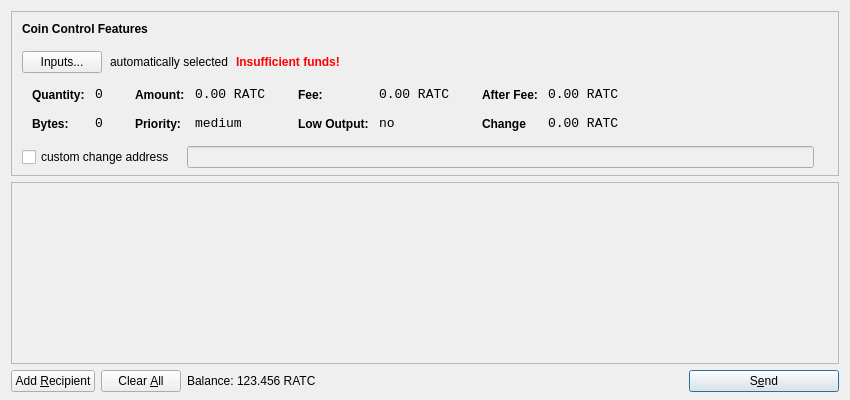
<?xml version="1.0" encoding="UTF-8"?>
<ui version="4.0">
 <class>SendCoinsDialog</class>
 <widget class="QDialog" name="SendCoinsDialog">
  <property name="geometry">
   <rect>
    <x>0</x>
    <y>0</y>
    <width>850</width>
    <height>400</height>
   </rect>
  </property>
  <property name="windowTitle">
   <string>Send Coins</string>
  </property>
  <layout class="QVBoxLayout" name="verticalLayout" stretch="0,1,0">
   <property name="bottomMargin">
    <number>8</number>
   </property>
   <item>
    <widget class="QFrame" name="frameCoinControl">
     <property name="sizePolicy">
      <sizepolicy hsizetype="Expanding" vsizetype="Expanding">
       <horstretch>0</horstretch>
       <verstretch>0</verstretch>
      </sizepolicy>
     </property>
     <property name="maximumSize">
      <size>
       <width>16777215</width>
       <height>16777215</height>
      </size>
     </property>
     <property name="frameShape">
      <enum>QFrame::StyledPanel</enum>
     </property>
     <property name="frameShadow">
      <enum>QFrame::Sunken</enum>
     </property>
     <layout class="QVBoxLayout" name="verticalLayoutCoinControl2">
      <property name="spacing">
       <number>6</number>
      </property>
      <property name="leftMargin">
       <number>0</number>
      </property>
      <property name="topMargin">
       <number>0</number>
      </property>
      <property name="rightMargin">
       <number>0</number>
      </property>
      <property name="bottomMargin">
       <number>6</number>
      </property>
      <item>
       <layout class="QVBoxLayout" name="verticalLayoutCoinControl" stretch="0,0,0,0,1">
        <property name="spacing">
         <number>0</number>
        </property>
        <property name="leftMargin">
         <number>10</number>
        </property>
        <property name="topMargin">
         <number>10</number>
        </property>
        <item>
         <layout class="QHBoxLayout" name="horizontalLayoutCoinControl1">
          <property name="bottomMargin">
           <number>15</number>
          </property>
          <item>
           <widget class="QLabel" name="labelCoinControlFeatures">
            <property name="sizePolicy">
             <sizepolicy hsizetype="Preferred" vsizetype="Maximum">
              <horstretch>0</horstretch>
              <verstretch>0</verstretch>
             </sizepolicy>
            </property>
            <property name="font">
             <font>
              <weight>75</weight>
              <bold>true</bold>
             </font>
            </property>
            <property name="styleSheet">
             <string notr="true">font-weight:bold;</string>
            </property>
            <property name="text">
             <string>Coin Control Features</string>
            </property>
           </widget>
          </item>
         </layout>
        </item>
        <item>
         <layout class="QHBoxLayout" name="horizontalLayoutCoinControl2" stretch="0,0,0,0">
          <property name="spacing">
           <number>8</number>
          </property>
          <property name="bottomMargin">
           <number>10</number>
          </property>
          <item>
           <widget class="QPushButton" name="pushButtonCoinControl">
            <property name="styleSheet">
             <string notr="true"/>
            </property>
            <property name="text">
             <string>Inputs...</string>
            </property>
           </widget>
          </item>
          <item>
           <widget class="QLabel" name="labelCoinControlAutomaticallySelected">
            <property name="text">
             <string>automatically selected</string>
            </property>
            <property name="margin">
             <number>5</number>
            </property>
           </widget>
          </item>
          <item>
           <widget class="QLabel" name="labelCoinControlInsuffFunds">
            <property name="font">
             <font>
              <weight>75</weight>
              <bold>true</bold>
             </font>
            </property>
            <property name="styleSheet">
             <string notr="true">color:red;font-weight:bold;</string>
            </property>
            <property name="text">
             <string>Insufficient funds!</string>
            </property>
            <property name="margin">
             <number>5</number>
            </property>
           </widget>
          </item>
          <item>
           <spacer name="horizontalSpacerCoinControl">
            <property name="orientation">
             <enum>Qt::Horizontal</enum>
            </property>
            <property name="sizeHint" stdset="0">
             <size>
              <width>40</width>
              <height>1</height>
             </size>
            </property>
           </spacer>
          </item>
         </layout>
        </item>
        <item>
         <widget class="QWidget" name="widgetCoinControl" native="true">
          <property name="sizePolicy">
           <sizepolicy hsizetype="Preferred" vsizetype="Preferred">
            <horstretch>0</horstretch>
            <verstretch>0</verstretch>
           </sizepolicy>
          </property>
          <property name="minimumSize">
           <size>
            <width>0</width>
            <height>0</height>
           </size>
          </property>
          <property name="styleSheet">
           <string notr="true"/>
          </property>
          <layout class="QHBoxLayout" name="horizontalLayoutCoinControl5">
           <property name="leftMargin">
            <number>0</number>
           </property>
           <property name="topMargin">
            <number>0</number>
           </property>
           <property name="rightMargin">
            <number>0</number>
           </property>
           <property name="bottomMargin">
            <number>0</number>
           </property>
           <item>
            <layout class="QHBoxLayout" name="horizontalLayoutCoinControl3" stretch="0,0,0,1">
             <property name="spacing">
              <number>20</number>
             </property>
             <property name="topMargin">
              <number>0</number>
             </property>
             <property name="bottomMargin">
              <number>10</number>
             </property>
             <item>
              <layout class="QFormLayout" name="formLayoutCoinControl1">
               <property name="horizontalSpacing">
                <number>10</number>
               </property>
               <property name="verticalSpacing">
                <number>14</number>
               </property>
               <property name="leftMargin">
                <number>10</number>
               </property>
               <property name="topMargin">
                <number>4</number>
               </property>
               <property name="rightMargin">
                <number>6</number>
               </property>
               <item row="0" column="0">
                <widget class="QLabel" name="labelCoinControlQuantityText">
                 <property name="styleSheet">
                  <string notr="true">font-weight:bold;</string>
                 </property>
                 <property name="text">
                  <string>Quantity:</string>
                 </property>
                 <property name="margin">
                  <number>0</number>
                 </property>
                </widget>
               </item>
               <item row="0" column="1">
                <widget class="QLabel" name="labelCoinControlQuantity">
                 <property name="font">
                  <font>
                   <family>Monospace</family>
                   <pointsize>10</pointsize>
                  </font>
                 </property>
                 <property name="cursor">
                  <cursorShape>IBeamCursor</cursorShape>
                 </property>
                 <property name="contextMenuPolicy">
                  <enum>Qt::ActionsContextMenu</enum>
                 </property>
                 <property name="text">
                  <string>0</string>
                 </property>
                 <property name="margin">
                  <number>0</number>
                 </property>
                 <property name="textInteractionFlags">
                  <set>Qt::LinksAccessibleByMouse|Qt::TextSelectableByKeyboard|Qt::TextSelectableByMouse</set>
                 </property>
                </widget>
               </item>
               <item row="1" column="0">
                <widget class="QLabel" name="labelCoinControlBytesText">
                 <property name="styleSheet">
                  <string notr="true">font-weight:bold;</string>
                 </property>
                 <property name="text">
                  <string>Bytes:</string>
                 </property>
                </widget>
               </item>
               <item row="1" column="1">
                <widget class="QLabel" name="labelCoinControlBytes">
                 <property name="font">
                  <font>
                   <family>Monospace</family>
                   <pointsize>10</pointsize>
                  </font>
                 </property>
                 <property name="cursor">
                  <cursorShape>IBeamCursor</cursorShape>
                 </property>
                 <property name="contextMenuPolicy">
                  <enum>Qt::ActionsContextMenu</enum>
                 </property>
                 <property name="text">
                  <string>0</string>
                 </property>
                 <property name="textInteractionFlags">
                  <set>Qt::LinksAccessibleByMouse|Qt::TextSelectableByKeyboard|Qt::TextSelectableByMouse</set>
                 </property>
                </widget>
               </item>
              </layout>
             </item>
             <item>
              <layout class="QFormLayout" name="formLayoutCoinControl2">
               <property name="horizontalSpacing">
                <number>10</number>
               </property>
               <property name="verticalSpacing">
                <number>14</number>
               </property>
               <property name="leftMargin">
                <number>6</number>
               </property>
               <property name="topMargin">
                <number>4</number>
               </property>
               <property name="rightMargin">
                <number>6</number>
               </property>
               <item row="0" column="0">
                <widget class="QLabel" name="labelCoinControlAmountText">
                 <property name="styleSheet">
                  <string notr="true">font-weight:bold;</string>
                 </property>
                 <property name="text">
                  <string>Amount:</string>
                 </property>
                 <property name="margin">
                  <number>0</number>
                 </property>
                </widget>
               </item>
               <item row="0" column="1">
                <widget class="QLabel" name="labelCoinControlAmount">
                 <property name="font">
                  <font>
                   <family>Monospace</family>
                   <pointsize>10</pointsize>
                  </font>
                 </property>
                 <property name="cursor">
                  <cursorShape>IBeamCursor</cursorShape>
                 </property>
                 <property name="contextMenuPolicy">
                  <enum>Qt::ActionsContextMenu</enum>
                 </property>
                 <property name="text">
                  <string>0.00 RATC</string>
                 </property>
                 <property name="textInteractionFlags">
                  <set>Qt::LinksAccessibleByMouse|Qt::TextSelectableByKeyboard|Qt::TextSelectableByMouse</set>
                 </property>
                </widget>
               </item>
               <item row="1" column="0">
                <widget class="QLabel" name="labelCoinControlPriorityText">
                 <property name="styleSheet">
                  <string notr="true">font-weight:bold;</string>
                 </property>
                 <property name="text">
                  <string>Priority:</string>
                 </property>
                </widget>
               </item>
               <item row="1" column="1">
                <widget class="QLabel" name="labelCoinControlPriority">
                 <property name="font">
                  <font>
                   <family>Monospace</family>
                   <pointsize>10</pointsize>
                  </font>
                 </property>
                 <property name="cursor">
                  <cursorShape>IBeamCursor</cursorShape>
                 </property>
                 <property name="contextMenuPolicy">
                  <enum>Qt::ActionsContextMenu</enum>
                 </property>
                 <property name="text">
                  <string>medium</string>
                 </property>
                 <property name="textInteractionFlags">
                  <set>Qt::LinksAccessibleByMouse|Qt::TextSelectableByKeyboard|Qt::TextSelectableByMouse</set>
                 </property>
                </widget>
               </item>
              </layout>
             </item>
             <item>
              <layout class="QFormLayout" name="formLayoutCoinControl3">
               <property name="horizontalSpacing">
                <number>10</number>
               </property>
               <property name="verticalSpacing">
                <number>14</number>
               </property>
               <property name="leftMargin">
                <number>6</number>
               </property>
               <property name="topMargin">
                <number>4</number>
               </property>
               <property name="rightMargin">
                <number>6</number>
               </property>
               <item row="0" column="0">
                <widget class="QLabel" name="labelCoinControlFeeText">
                 <property name="styleSheet">
                  <string notr="true">font-weight:bold;</string>
                 </property>
                 <property name="text">
                  <string>Fee:</string>
                 </property>
                 <property name="margin">
                  <number>0</number>
                 </property>
                </widget>
               </item>
               <item row="0" column="1">
                <widget class="QLabel" name="labelCoinControlFee">
                 <property name="font">
                  <font>
                   <family>Monospace</family>
                   <pointsize>10</pointsize>
                  </font>
                 </property>
                 <property name="cursor">
                  <cursorShape>IBeamCursor</cursorShape>
                 </property>
                 <property name="contextMenuPolicy">
                  <enum>Qt::ActionsContextMenu</enum>
                 </property>
                 <property name="text">
                  <string>0.00 RATC</string>
                 </property>
                 <property name="textInteractionFlags">
                  <set>Qt::LinksAccessibleByMouse|Qt::TextSelectableByKeyboard|Qt::TextSelectableByMouse</set>
                 </property>
                </widget>
               </item>
               <item row="1" column="0">
                <widget class="QLabel" name="labelCoinControlLowOutputText">
                 <property name="styleSheet">
                  <string notr="true">font-weight:bold;</string>
                 </property>
                 <property name="text">
                  <string>Low Output:</string>
                 </property>
                </widget>
               </item>
               <item row="1" column="1">
                <widget class="QLabel" name="labelCoinControlLowOutput">
                 <property name="font">
                  <font>
                   <family>Monospace</family>
                   <pointsize>10</pointsize>
                  </font>
                 </property>
                 <property name="cursor">
                  <cursorShape>IBeamCursor</cursorShape>
                 </property>
                 <property name="contextMenuPolicy">
                  <enum>Qt::ActionsContextMenu</enum>
                 </property>
                 <property name="text">
                  <string>no</string>
                 </property>
                 <property name="textInteractionFlags">
                  <set>Qt::LinksAccessibleByMouse|Qt::TextSelectableByKeyboard|Qt::TextSelectableByMouse</set>
                 </property>
                </widget>
               </item>
              </layout>
             </item>
             <item>
              <layout class="QFormLayout" name="formLayoutCoinControl4">
               <property name="horizontalSpacing">
                <number>10</number>
               </property>
               <property name="verticalSpacing">
                <number>14</number>
               </property>
               <property name="leftMargin">
                <number>6</number>
               </property>
               <property name="topMargin">
                <number>4</number>
               </property>
               <property name="rightMargin">
                <number>6</number>
               </property>
               <item row="0" column="0">
                <widget class="QLabel" name="labelCoinControlAfterFeeText">
                 <property name="styleSheet">
                  <string notr="true">font-weight:bold;</string>
                 </property>
                 <property name="text">
                  <string>After Fee:</string>
                 </property>
                 <property name="margin">
                  <number>0</number>
                 </property>
                </widget>
               </item>
               <item row="0" column="1">
                <widget class="QLabel" name="labelCoinControlAfterFee">
                 <property name="font">
                  <font>
                   <family>Monospace</family>
                   <pointsize>10</pointsize>
                  </font>
                 </property>
                 <property name="cursor">
                  <cursorShape>IBeamCursor</cursorShape>
                 </property>
                 <property name="contextMenuPolicy">
                  <enum>Qt::ActionsContextMenu</enum>
                 </property>
                 <property name="text">
                  <string>0.00 RATC</string>
                 </property>
                 <property name="textInteractionFlags">
                  <set>Qt::LinksAccessibleByMouse|Qt::TextSelectableByKeyboard|Qt::TextSelectableByMouse</set>
                 </property>
                </widget>
               </item>
               <item row="1" column="0">
                <widget class="QLabel" name="labelCoinControlChangeText">
                 <property name="styleSheet">
                  <string notr="true">font-weight:bold;</string>
                 </property>
                 <property name="text">
                  <string>Change</string>
                 </property>
                </widget>
               </item>
               <item row="1" column="1">
                <widget class="QLabel" name="labelCoinControlChange">
                 <property name="font">
                  <font>
                   <family>Monospace</family>
                   <pointsize>10</pointsize>
                  </font>
                 </property>
                 <property name="cursor">
                  <cursorShape>IBeamCursor</cursorShape>
                 </property>
                 <property name="contextMenuPolicy">
                  <enum>Qt::ActionsContextMenu</enum>
                 </property>
                 <property name="text">
                  <string>0.00 RATC</string>
                 </property>
                 <property name="textInteractionFlags">
                  <set>Qt::LinksAccessibleByMouse|Qt::TextSelectableByKeyboard|Qt::TextSelectableByMouse</set>
                 </property>
                </widget>
               </item>
              </layout>
             </item>
            </layout>
           </item>
          </layout>
         </widget>
        </item>
        <item>
         <layout class="QHBoxLayout" name="horizontalLayoutCoinControl4" stretch="0,0,0">
          <property name="spacing">
           <number>12</number>
          </property>
          <property name="sizeConstraint">
           <enum>QLayout::SetDefaultConstraint</enum>
          </property>
          <property name="topMargin">
           <number>5</number>
          </property>
          <property name="rightMargin">
           <number>5</number>
          </property>
          <item>
           <widget class="QCheckBox" name="checkBoxCoinControlChange">
            <property name="text">
             <string>custom change address</string>
            </property>
           </widget>
          </item>
          <item>
           <widget class="QLineEdit" name="lineEditCoinControlChange">
            <property name="enabled">
             <bool>false</bool>
            </property>
            <property name="sizePolicy">
             <sizepolicy hsizetype="Expanding" vsizetype="Fixed">
              <horstretch>0</horstretch>
              <verstretch>0</verstretch>
             </sizepolicy>
            </property>
           </widget>
          </item>
          <item>
           <widget class="QLabel" name="labelCoinControlChangeLabel">
            <property name="sizePolicy">
             <sizepolicy hsizetype="Preferred" vsizetype="Expanding">
              <horstretch>0</horstretch>
              <verstretch>0</verstretch>
             </sizepolicy>
            </property>
            <property name="minimumSize">
             <size>
              <width>0</width>
              <height>0</height>
             </size>
            </property>
            <property name="text">
             <string/>
            </property>
            <property name="margin">
             <number>3</number>
            </property>
           </widget>
          </item>
         </layout>
        </item>
        <item>
         <spacer name="verticalSpacerCoinControl">
          <property name="orientation">
           <enum>Qt::Vertical</enum>
          </property>
          <property name="sizeHint" stdset="0">
           <size>
            <width>800</width>
            <height>1</height>
           </size>
          </property>
         </spacer>
        </item>
       </layout>
      </item>
     </layout>
    </widget>
   </item>
   <item>
    <widget class="QScrollArea" name="scrollArea">
     <property name="widgetResizable">
      <bool>true</bool>
     </property>
     <widget class="QWidget" name="scrollAreaWidgetContents">
      <property name="geometry">
       <rect>
        <x>0</x>
        <y>0</y>
        <width>828</width>
        <height>162</height>
       </rect>
      </property>
      <layout class="QVBoxLayout" name="verticalLayout_2">
       <property name="leftMargin">
        <number>0</number>
       </property>
       <property name="topMargin">
        <number>0</number>
       </property>
       <property name="rightMargin">
        <number>0</number>
       </property>
       <property name="bottomMargin">
        <number>0</number>
       </property>
       <item>
        <layout class="QVBoxLayout" name="entries">
         <property name="spacing">
          <number>6</number>
         </property>
        </layout>
       </item>
       <item>
        <spacer name="verticalSpacer">
         <property name="orientation">
          <enum>Qt::Vertical</enum>
         </property>
         <property name="sizeHint" stdset="0">
          <size>
           <width>20</width>
           <height>40</height>
          </size>
         </property>
        </spacer>
       </item>
      </layout>
     </widget>
    </widget>
   </item>
   <item>
    <layout class="QHBoxLayout" name="horizontalLayout">
     <item>
      <widget class="QPushButton" name="addButton">
       <property name="toolTip">
        <string>Send to multiple recipients at once</string>
       </property>
       <property name="text">
        <string>Add &amp;Recipient</string>
       </property>
       <property name="icon">
        <iconset resource="../bitcoin.qrc">
         <normaloff>:/icons/add</normaloff>:/icons/add</iconset>
       </property>
       <property name="autoDefault">
        <bool>false</bool>
       </property>
      </widget>
     </item>
     <item>
      <widget class="QPushButton" name="clearButton">
       <property name="sizePolicy">
        <sizepolicy hsizetype="Minimum" vsizetype="Fixed">
         <horstretch>0</horstretch>
         <verstretch>0</verstretch>
        </sizepolicy>
       </property>
       <property name="toolTip">
        <string>Remove all transaction fields</string>
       </property>
       <property name="text">
        <string>Clear &amp;All</string>
       </property>
       <property name="icon">
        <iconset resource="../bitcoin.qrc">
         <normaloff>:/icons/remove</normaloff>:/icons/remove</iconset>
       </property>
       <property name="autoRepeatDelay">
        <number>300</number>
       </property>
       <property name="autoDefault">
        <bool>false</bool>
       </property>
      </widget>
     </item>
     <item>
      <layout class="QHBoxLayout" name="horizontalLayout_2">
       <property name="spacing">
        <number>3</number>
       </property>
       <item>
        <widget class="QLabel" name="label">
         <property name="sizePolicy">
          <sizepolicy hsizetype="Preferred" vsizetype="Fixed">
           <horstretch>0</horstretch>
           <verstretch>0</verstretch>
          </sizepolicy>
         </property>
         <property name="text">
          <string>Balance:</string>
         </property>
        </widget>
       </item>
       <item>
        <widget class="QLabel" name="labelBalance">
         <property name="sizePolicy">
          <sizepolicy hsizetype="Preferred" vsizetype="Fixed">
           <horstretch>0</horstretch>
           <verstretch>0</verstretch>
          </sizepolicy>
         </property>
         <property name="cursor">
          <cursorShape>IBeamCursor</cursorShape>
         </property>
         <property name="text">
          <string>123.456 RATC</string>
         </property>
         <property name="textInteractionFlags">
          <set>Qt::LinksAccessibleByMouse|Qt::TextSelectableByKeyboard|Qt::TextSelectableByMouse</set>
         </property>
        </widget>
       </item>
      </layout>
     </item>
     <item>
      <spacer name="horizontalSpacer">
       <property name="orientation">
        <enum>Qt::Horizontal</enum>
       </property>
       <property name="sizeHint" stdset="0">
        <size>
         <width>40</width>
         <height>20</height>
        </size>
       </property>
      </spacer>
     </item>
     <item>
      <widget class="QPushButton" name="sendButton">
       <property name="minimumSize">
        <size>
         <width>150</width>
         <height>0</height>
        </size>
       </property>
       <property name="toolTip">
        <string>Confirm the send action</string>
       </property>
       <property name="text">
        <string>S&amp;end</string>
       </property>
       <property name="icon">
        <iconset resource="../bitcoin.qrc">
         <normaloff>:/icons/send</normaloff>:/icons/send</iconset>
       </property>
       <property name="default">
        <bool>true</bool>
       </property>
      </widget>
     </item>
    </layout>
   </item>
  </layout>
 </widget>
 <resources>
  <include location="../bitcoin.qrc"/>
 </resources>
 <connections/>
</ui>
